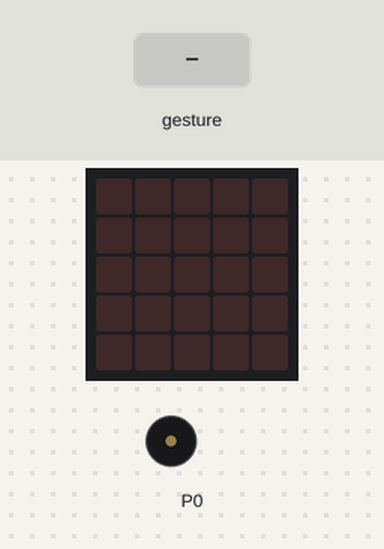
The program below on a simulated BBC micro:bit (MakeCode). Parts: the board's 5×5 LED display, buzzer (waves = sounding). Inputs (shaded band) come from the test bench. A tilt is held for 1.5 s and a shake lasts 1 s, then the board lies face up again.

Above: at 1.2 s.
1.3 s: gesture 'shake'
At 1.7 s:
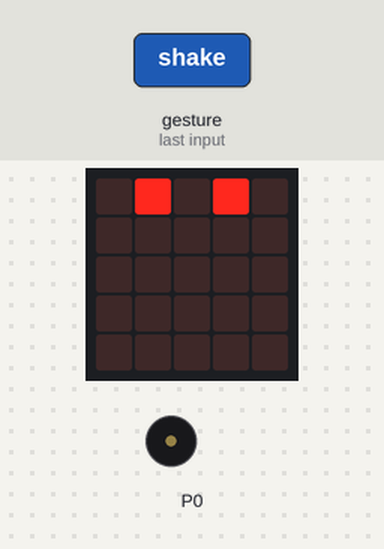
At 8.2 s:
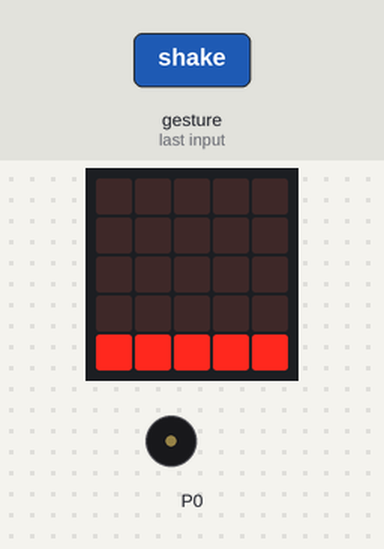
Timing chart, 0 to 9.7 s (numbered marks = the images above; inputs shaded):
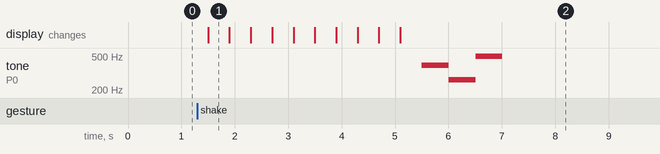

The program:

main.ts
```typescript
input.onGesture(Gesture.Shake, function on_gesture_shake() {
    sneeuw_1()
    sneeuw_2()
    sneeuw_3()
    sneeuw_4()
    sneeuw_5()
    sneeuw_6()
    sneeuw_7()
    sneeuw_8()
    sneeuw_9()
    sneeuw_10()
    muziek()
})
// _______________________
function sneeuw_1() {
    basic.showLeds(`
    . # . # .
    . . . . .
    . . . . .
    . . . . .
    . . . . .
                    `)
}

function sneeuw_2() {
    basic.showLeds(`
    # . # . .
    . # . # .
    . . . . .
    . . . . .
    . . . . .
                    `)
}

function sneeuw_3() {
    basic.showLeds(`
    . . . # #
    # . # . .
    . # . # .
    . . . . .
    . . . . .
                    `)
}

function sneeuw_4() {
    basic.showLeds(`
    . # . . #
    . . . # #
    # . # . .
    . # . # .
    . . . . .
                    `)
}

function sneeuw_5() {
    basic.showLeds(`
    . . # . .
    . # . . #
    . . . # #
    # . # . .
    . # . # .
                    `)
}

function sneeuw_6() {
    basic.showLeds(`
    # . . # .
    . . # . .
    . # . . #
    . . . # #
    # # # # .
                    `)
}

function sneeuw_7() {
    basic.showLeds(`
    . . . . .
    . . . # .
    . . # . .
    . # . . #
    # # # # #
                    `)
}

function sneeuw_8() {
    basic.showLeds(`
    . . . . .
    . . . . .
    . . . # .
    . . # . .
    # # # # #
                    `)
}

function sneeuw_9() {
    basic.showLeds(`
    . . . . .
    . . . . .
    . . . . .
    . . . # .
    # # # # #
                    `)
}

function sneeuw_10() {
    basic.showLeds(`
    . . . . .
    . . . . .
    . . . . .
    . . . . .
    # # # # #
                    `)
}

function muziek() {
    music.playMelody("G C B", 120)
}
```

test.ts
```typescript
// tests gaan hier; deze zal niet worden gecompileerd wanneer dit pakket wordt gebruikt als extensie.
```

Measured:
- after the input at 1.3 s, tone on P0: silent → 392 Hz after 4.2 s, → 262 Hz 0.51 s later, → 494 Hz 0.51 s later, → silent 0.50 s later; the display: changes after 0.20 s (image 1)
- what the display in image 1 shows lasts 0.4 s, from 1.5 s to 1.9 s
